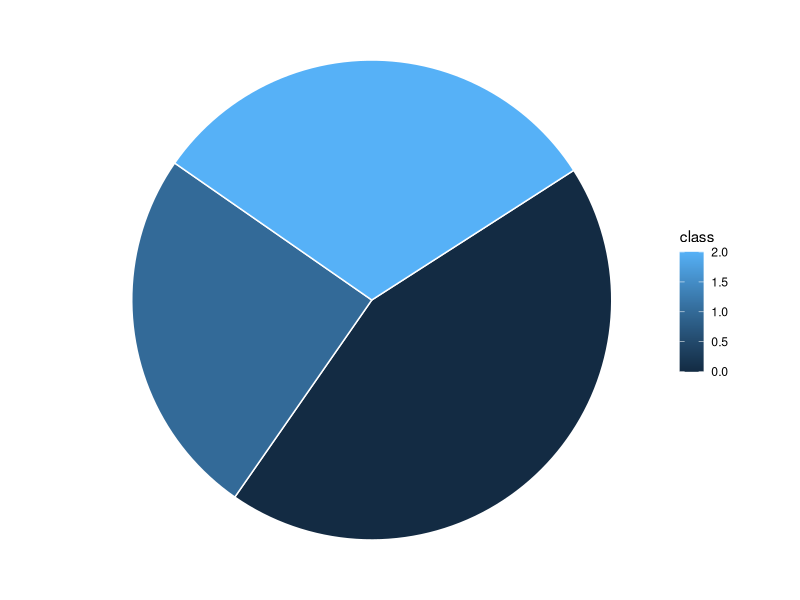
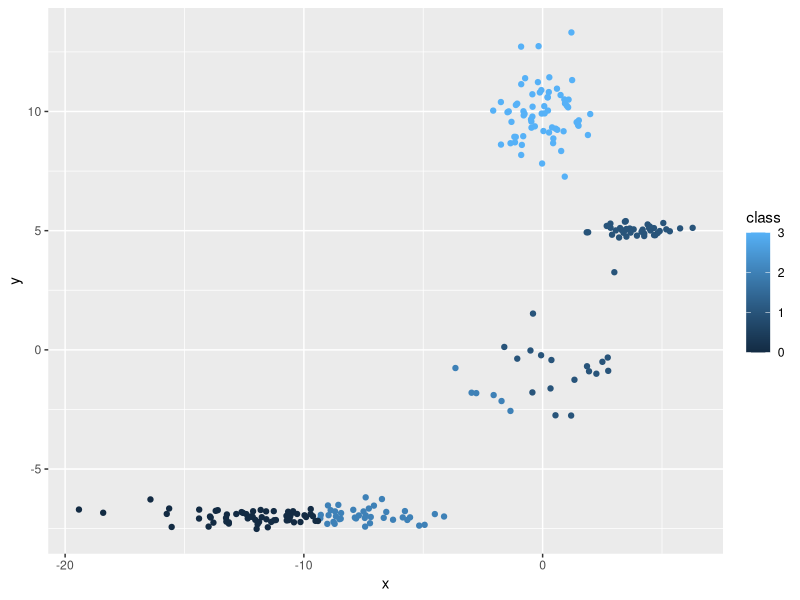

These charts were generated, in order, by the following R code:
## ---- chunk 1
# Ctrl + Alt + R ejecuta todo el script

setwd("~/go/src/github.com/estv-admin/find/")

df <- read.csv("social.csv")

library(ggplot2)

ggplot(df, aes(x = "", y = value, fill = class)) +
  geom_bar(stat = "identity", width = 1, color = "white") +
  coord_polar("y", start = 1) +
  theme_void() # remove background, grid, numeric labels

## ---- chunk 2
# Ctrl + Alt + R ejecuta todo el script

setwd("~/go/src/github.com/estv-admin/find/")

df <- read.csv("values.csv")

library(ggplot2)

ggplot(df, aes(x, y, colour = class)) +
  geom_point()

